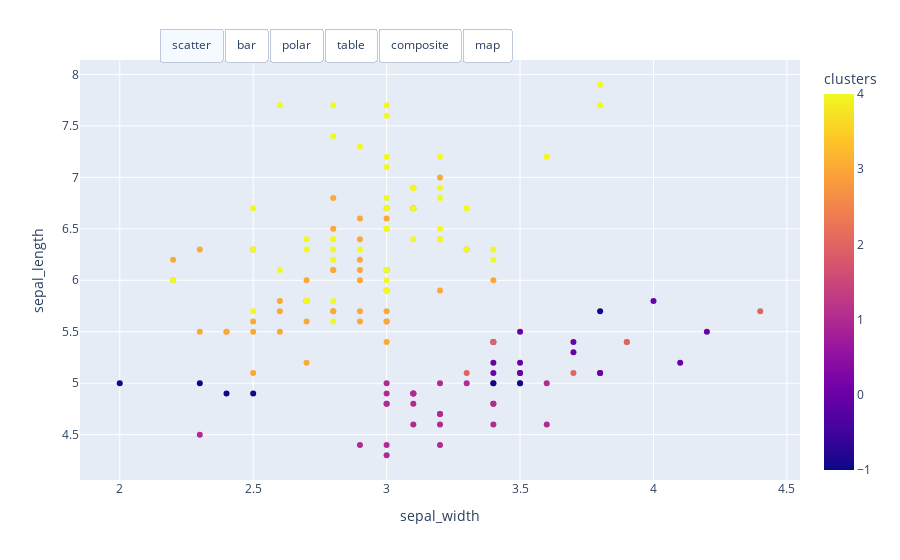

This figure's notebook cell:
### Code cell
fig_p =  c_interactivity.plotly_interactivity()
fig_p.show()

### Figure 1 — Plotly figure (JSON) as saved in the notebook; plotly's stock layout.template omitted (floating-point values rounded to 4 significant figures; data arrays with more than 128 entries replaced by an {"elided": "..."} marker saying what was removed)
{"data": [{"hovertemplate": "sepal_width=%{x}<br>sepal_length=%{y}<br>clusters=%{marker.color}<extra></extra>", "legendgroup": "", "marker": {"color": {"elided": "150 int values"}, "coloraxis": "coloraxis", "symbol": "circle"}, "mode": "markers", "name": "", "orientation": "v", "showlegend": false, "type": "scatter", "x": {"elided": "150 float values"}, "xaxis": "x", "y": {"elided": "150 float values"}, "yaxis": "y"}], "layout": {"coloraxis": {"colorbar": {"title": {"text": "clusters"}}, "colorscale": [[0, "#0d0887"], [0.1111, "#46039f"], [0.2222, "#7201a8"], [0.3333, "#9c179e"], [0.4444, "#bd3786"], [0.5556, "#d8576b"], [0.6667, "#ed7953"], [0.7778, "#fb9f3a"], [0.8889, "#fdca26"], [1, "#f0f921"]]}, "legend": {"tracegroupgap": 0}, "margin": {"t": 60}, "updatemenus": [{"buttons": [{"args": [{"hovertemplate": ["sepal_width=%{x}<br>sepal_length=%{y}<br>clusters=%{marker.color}<extra></extra>"], "legendgroup": [""], "marker": [{"color": {"elided": "150 int values"}, "coloraxis": "coloraxis", "symbol": "circle"}], "mode": ["markers"], "name": [""], "orientation": ["v"], "showlegend": [false], "type": ["scatter"], "x": {"elided": "1x150 float values"}, "xaxis": ["x"], "y": {"elided": "1x150 float values"}, "yaxis": ["y"]}], "label": "scatter", "method": "update"}, {"args": [{"alignmentgroup": ["True", "True", "True", "True", "True", "True"], "hovertemplate": ["clusters=-1<br>species=%{x}<br>count=%{y}<extra></extra>", "clusters=0<br>species=%{x}<br>count=%{y}<extra></extra>", "clusters=1<br>species=%{x}<br>count=%{y}<extra></extra>", "clusters=2<br>species=%{x}<br>count=%{y}<extra></extra>", "clusters=3<br>species=%{x}<br>count=%{y}<extra></extra>", "clusters=4<br>species=%{x}<br>count=%{y}<extra></extra>"], "legendgroup": ["-1", "0", "1", "2", "3", "4"], "marker": [{"color": "#636efa"}, {"color": "#EF553B"}, {"color": "#00cc96"}, {"color": "#ab63fa"}, {"color": "#FFA15A"}, {"color": "#19d3f3"}], "name": ["-1", "0", "1", "2", "3", "4"], "offsetgroup": ["-1", "0", "1", "2", "3", "4"], "orientation": ["v", "v", "v", "v", "v", "v"], "showlegend": [true, true, true, true, true, true], "textposition": ["auto", "auto", "auto", "auto", "auto", "auto"], "type": ["bar", "bar", "bar", "bar", "bar", "bar"], "x": [["setosa", "versicolor", "virginica"], ["setosa", "versicolor", "virginica"], ["setosa", "versicolor", "virginica"], ["setosa", "versicolor", "virginica"], ["setosa", "versicolor", "virginica"], ["setosa", "versicolor", "virginica"]], "xaxis": ["x", "x", "x", "x", "x", "x"], "y": [[4, 3, 1], [13, 0, 0], [26, 0, 0], [7, 0, 0], [0, 47, 0], [0, 0, 49]], "yaxis": ["y", "y", "y", "y", "y", "y"]}], "label": "bar", "method": "update"}, {"args": [{"hovertemplate": {"elided": "187 str values"}, "legendgroup": {"elided": "187 str values"}, "marker": [{"color": "#636efa", "symbol": "circle"}, {"color": "#EF553B", "symbol": "circle"}, {"color": "#00cc96", "symbol": "circle"}, {"color": "#ab63fa", "symbol": "circle"}, {"color": "#FFA15A", "symbol": "circle"}, {"color": "#19d3f3", "symbol": "circle"}, {"color": "#FF6692", "symbol": "circle"}, {"color": "#B6E880", "symbol": "circle"}, {"color": "#FF97FF", "symbol": "circle"}, {"color": "#FECB52", "symbol": "circle"}, {"color": "#636efa", "symbol": "circle"}, {"color": "#EF553B", "symbol": "circle"}, {"color": "#00cc96", "symbol": "circle"}, {"color": "#ab63fa", "symbol": "circle"}, {"color": "#FFA15A", "symbol": "circle"}, {"color": "#19d3f3", "symbol": "circle"}, {"color": "#FF6692", "symbol": "circle"}, {"color": "#B6E880", "symbol": "circle"}, {"color": "#FF97FF", "symbol": "circle"}, {"color": "#FECB52", "symbol": "circle"}, {"color": "#636efa", "symbol": "circle"}, {"color": "#EF553B", "symbol": "circle"}, {"color": "#00cc96", "symbol": "circle"}, {"color": "#ab63fa", "symbol": "circle"}, {"color": "#FFA15A", "symbol": "circle"}, {"color": "#19d3f3", "symbol": "circle"}, {"color": "#FF6692", "symbol": "circle"}, {"color": "#B6E880", "symbol": "circle"}, {"color": "#FF97FF", "symbol": "circle"}, {"color": "#FECB52", "symbol": "circle"}, {"color": "#636efa", "symbol": "circle"}, {"color": "#EF553B", "symbol": "circle"}, {"color": "#00cc96", "symbol": "circle"}, {"color": "#ab63fa", "symbol": "circle"}, {"color": "#FFA15A", "symbol": "circle"}, {"color": "#19d3f3", "symbol": "circle"}, {"color": "#FF6692", "symbol": "circle"}, {"color": "#B6E880", "symbol": "circle"}, {"color": "#FF97FF", "symbol": "circle"}, {"color": "#FECB52", "symbol": "circle"}, {"color": "#636efa", "symbol": "circle"}, {"color": "#EF553B", "symbol": "circle"}, {"color": "#00cc96", "symbol": "circle"}, {"color": "#ab63fa", "symbol": "circle"}, {"color": "#FFA15A", "symbol": "circle"}, {"color": "#19d3f3", "symbol": "circle"}, {"color": "#FF6692", "symbol": "circle"}, {"color": "#B6E880", "symbol": "circle"}, {"color": "#FF97FF", "symbol": "circle"}, {"color": "#FECB52", "symbol": "circle"}, {"color": "#636efa", "symbol": "circle"}, {"color": "#EF553B", "symbol": "circle"}, {"color": "#00cc96", "symbol": "circle"}, {"color": "#ab63fa", "symbol": "circle"}, {"color": "#FFA15A", "symbol": "circle"}, {"color": "#19d3f3", "symbol": "circle"}, {"color": "#FF6692", "symbol": "circle"}, {"color": "#B6E880", "symbol": "circle"}, {"color": "#FF97FF", "symbol": "circle"}, {"color": "#FECB52", "symbol": "circle"}, {"color": "#636efa", "symbol": "circle"}, {"color": "#EF553B", "symbol": "circle"}, {"color": "#00cc96", "symbol": "circle"}, {"color": "#ab63fa", "symbol": "circle"}, {"color": "#FFA15A", "symbol": "circle"}, {"color": "#19d3f3", "symbol": "circle"}, {"color": "#FF6692", "symbol": "circle"}, {"color": "#B6E880", "symbol": "circle"}, {"color": "#FF97FF", "symbol": "circle"}, {"color": "#FECB52", "symbol": "circle"}, {"color": "#636efa", "symbol": "circle"}, {"color": "#EF553B", "symbol": "circle"}, {"color": "#00cc96", "symbol": "circle"}, {"color": "#ab63fa", "symbol": "circle"}, {"color": "#FFA15A", "symbol": "circle"}, {"color": "#19d3f3", "symbol": "circle"}, {"color": "#FF6692", "symbol": "circle"}, {"color": "#B6E880", "symbol": "circle"}, {"color": "#FF97FF", "symbol": "circle"}, {"color": "#FECB52", "symbol": "circle"}, {"color": "#636efa", "symbol": "circle"}, {"color": "#EF553B", "symbol": "circle"}, {"color": "#00cc96", "symbol": "circle"}, {"color": "#ab63fa", "symbol": "circle"}, {"color": "#FFA15A", "symbol": "circle"}, {"color": "#19d3f3", "symbol": "circle"}, {"color": "#FF6692", "symbol": "circle"}, {"color": "#B6E880", "symbol": "circle"}, {"color": "#FF97FF", "symbol": "circle"}, {"color": "#FECB52", "symbol": "circle"}, {"color": "#636efa", "symbol": "circle"}, {"color": "#EF553B", "symbol": "circle"}, {"color": "#00cc96", "symbol": "circle"}, {"color": "#ab63fa", "symbol": "circle"}, {"color": "#FFA15A", "symbol": "circle"}, {"color": "#19d3f3", "symbol": "circle"}, {"color": "#FF6692", "symbol": "circle"}, {"color": "#B6E880", "symbol": "circle"}, {"color": "#FF97FF", "symbol": "circle"}, {"color": "#FECB52", "symbol": "circle"}, {"color": "#636efa", "symbol": "circle"}, {"color": "#EF553B", "symbol": "circle"}, {"color": "#00cc96", "symbol": "circle"}, {"color": "#ab63fa", "symbol": "circle"}, {"color": "#FFA15A", "symbol": "circle"}, {"color": "#19d3f3", "symbol": "circle"}, {"color": "#FF6692", "symbol": "circle"}, {"color": "#B6E880", "symbol": "circle"}, {"color": "#FF97FF", "symbol": "circle"}, {"color": "#FECB52", "symbol": "circle"}, {"color": "#636efa", "symbol": "circle"}, {"color": "#EF553B", "symbol": "circle"}, {"color": "#00cc96", "symbol": "circle"}, {"color": "#ab63fa", "symbol": "circle"}, {"color": "#FFA15A", "symbol": "circle"}, {"color": "#19d3f3", "symbol": "circle"}, {"color": "#FF6692", "symbol": "circle"}, {"color": "#B6E880", "symbol": "circle"}, {"color": "#FF97FF", "symbol": "circle"}, {"color": "#FECB52", "symbol": "circle"}, {"color": "#636efa", "symbol": "circle"}, {"color": "#EF553B", "symbol": "circle"}, {"color": "#00cc96", "symbol": "circle"}, {"color": "#ab63fa", "symbol": "circle"}, {"color": "#FFA15A", "symbol": "circle"}, {"color": "#19d3f3", "symbol": "circle"}, {"color": "#FF6692", "symbol": "circle"}, {"color": "#B6E880", "symbol": "circle"}, {"color": "#FF97FF", "symbol": "circle"}, {"color": "#FECB52", "symbol": "circle"}, {"color": "#636efa", "symbol": "circle"}, {"color": "#EF553B", "symbol": "circle"}, {"color": "#00cc96", "symbol": "circle"}, {"color": "#ab63fa", "symbol": "circle"}, {"color": "#FFA15A", "symbol": "circle"}, {"color": "#19d3f3", "symbol": "circle"}, {"color": "#FF6692", "symbol": "circle"}, {"color": "#B6E880", "symbol": "circle"}, {"color": "#FF97FF", "symbol": "circle"}, {"color": "#FECB52", "symbol": "circle"}, {"color": "#636efa", "symbol": "circle"}, {"color": "#EF553B", "symbol": "circle"}, {"color": "#00cc96", "symbol": "circle"}, {"color": "#ab63fa", "symbol": "circle"}, {"color": "#FFA15A", "symbol": "circle"}, {"color": "#19d3f3", "symbol": "circle"}, {"color": "#FF6692", "symbol": "circle"}, {"color": "#B6E880", "symbol": "circle"}, {"color": "#FF97FF", "symbol": "circle"}, {"color": "#FECB52", "symbol": "circle"}, {"color": "#636efa", "symbol": "circle"}, {"color": "#EF553B", "symbol": "circle"}, {"color": "#00cc96", "symbol": "circle"}, {"color": "#ab63fa", "symbol": "circle"}, {"color": "#FFA15A", "symbol": "circle"}, {"color": "#19d3f3", "symbol": "circle"}, {"color": "#FF6692", "symbol": "circle"}, {"color": "#B6E880", "symbol": "circle"}, {"color": "#FF97FF", "symbol": "circle"}, {"color": "#FECB52", "symbol": "circle"}, {"color": "#636efa", "symbol": "circle"}, {"color": "#EF553B", "symbol": "circle"}, {"color": "#00cc96", "symbol": "circle"}, {"color": "#ab63fa", "symbol": "circle"}, {"color": "#FFA15A", "symbol": "circle"}, {"color": "#19d3f3", "symbol": "circle"}, {"color": "#FF6692", "symbol": "circle"}, {"color": "#B6E880", "symbol": "circle"}, {"color": "#FF97FF", "symbol": "circle"}, {"color": "#FECB52", "symbol": "circle"}, {"color": "#636efa", "symbol": "circle"}, {"color": "#EF553B", "symbol": "circle"}, {"color": "#00cc96", "symbol": "circle"}, {"color": "#ab63fa", "symbol": "circle"}, {"color": "#FFA15A", "symbol": "circle"}, {"color": "#19d3f3", "symbol": "circle"}, {"color": "#FF6692", "symbol": "circle"}, {"color": "#B6E880", "symbol": "circle"}, {"color": "#FF97FF", "symbol": "circle"}, {"color": "#FECB52", "symbol": "circle"}, {"color": "#636efa", "symbol": "circle"}, {"color": "#EF553B", "symbol": "circle"}, {"color": "#00cc96", "symbol": "circle"}, {"color": "#ab63fa", "symbol": "circle"}, {"color": "#FFA15A", "symbol": "circle"}, {"color": "#19d3f3", "symbol": "circle"}, {"color": "#FF6692", "symbol": "circle"}], "mode": {"elided": "187 str values"}, "name": {"elided": "187 str values"}, "r": {"elided": "187x1 float values"}, "showlegend": {"elided": "187 bool values"}, "subplot": {"elided": "187 str values"}, "theta": {"elided": "187x1 float values"}, "type": {"elided": "187 str values"}}], "label": "polar", "method": "update"}, {"args": [{"cells": [{"values": {"elided": "4x12286 mixed values"}}], "header": [{"values": ["index", "test_prediction", "model", "accuracy"]}], "type": ["table"]}], "label": "table", "method": "update"}, {"args": [{"alignmentgroup": ["True"], "hovertemplate": ["year=%{x}<br>value=%{y}<extra></extra>"], "legendgroup": [""], "marker": [{"color": "#636efa"}], "name": ["", "Canada", "Brazil", "Pakistan", "India", "United States"], "offsetgroup": [""], "orientation": ["v"], "showlegend": [false], "textposition": ["auto"], "type": ["bar", "scatter", "scatter", "scatter", "scatter", "scatter"], "x": {"elided": "6x219 str values"}, "xaxis": ["x"], "y": {"elided": "6x219 float values"}, "yaxis": ["y"]}], "label": "composite", "method": "update"}, {"args": [{"coloraxis": ["coloraxis"], "geo": ["geo"], "hovertemplate": ["<b>%{hovertext}</b><br><br>country=%{location}<br>value=%{z}<extra></extra>"], "hovertext": {"elided": "1x187 str values"}, "locationmode": ["country names"], "locations": {"elided": "1x187 str values"}, "name": [""], "type": ["choropleth"], "z": {"elided": "1x187 float values"}}], "label": "map", "method": "update"}], "direction": "left", "pad": {"r": 10, "t": 10}, "showactive": true, "type": "buttons", "x": 0.11, "xanchor": "left", "y": 1.1, "yanchor": "top"}], "xaxis": {"anchor": "y", "domain": [0, 1], "title": {"text": "sepal_width"}}, "yaxis": {"anchor": "x", "domain": [0, 1], "title": {"text": "sepal_length"}}}}
